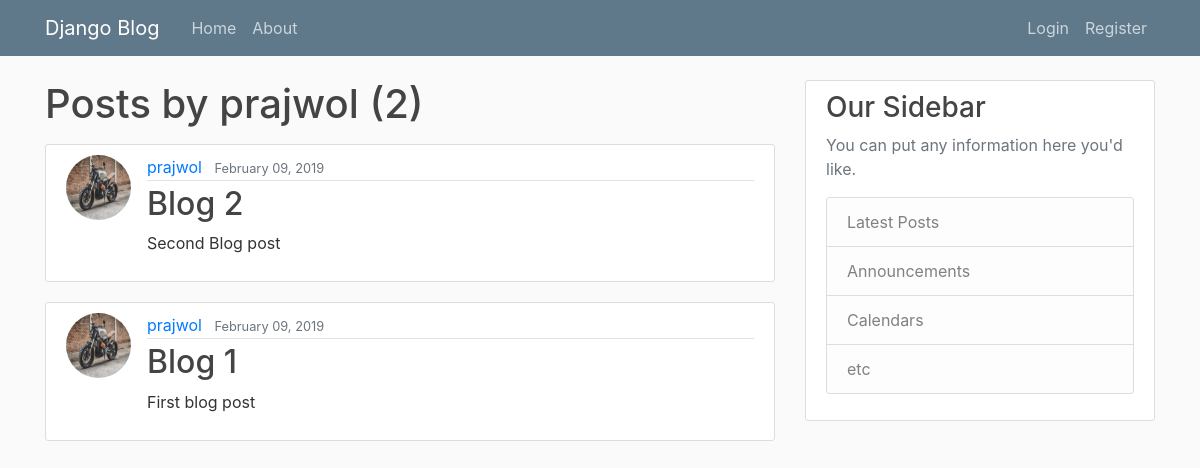
Page /user/prajwol/ on the earlier database version.
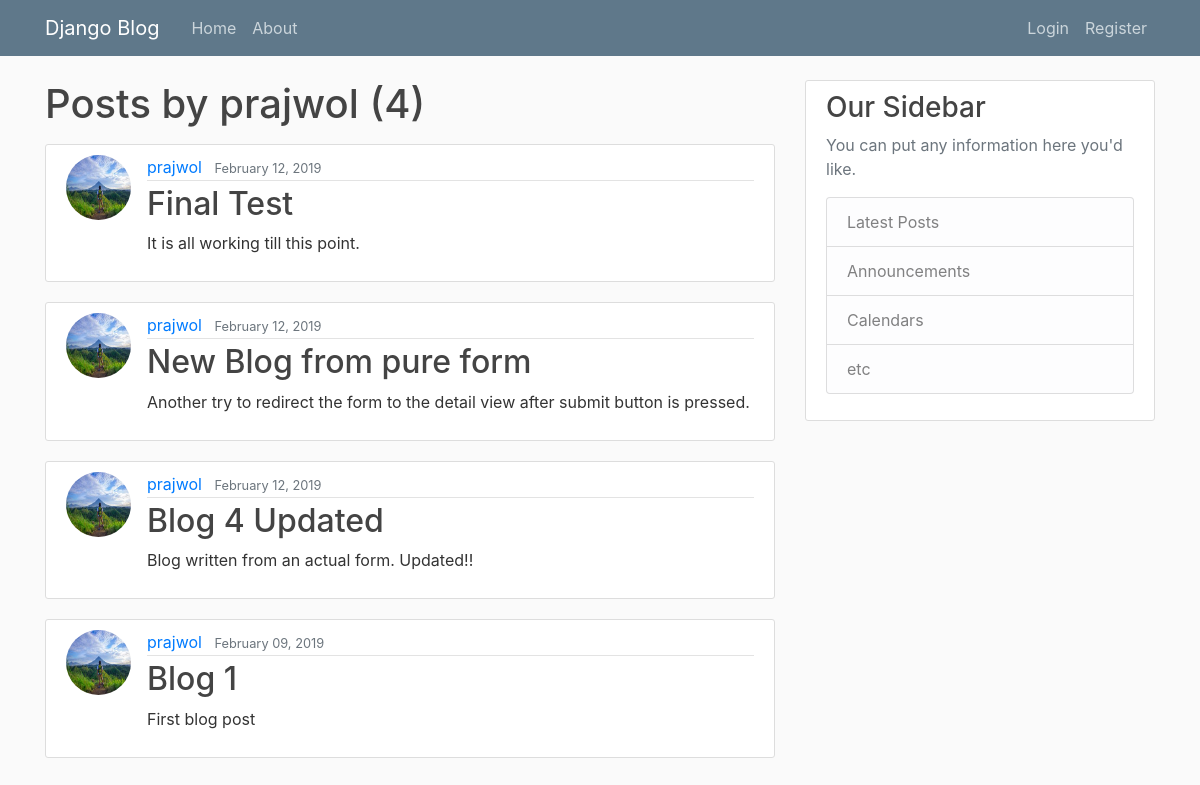
Same page on the later database version.
### blog/models.py (models this page shows, shortened)
class Post(models.Model):
    title = models.CharField(max_length=100)
    content = models.TextField()
    date_posted = models.DateTimeField(default=timezone.now)
    author = models.ForeignKey(User, on_delete=models.CASCADE)

### user/models.py (models this page shows, shortened)
class Profile(models.Model):
    user = models.OneToOneField(User, on_delete=models.CASCADE)
    image = models.ImageField(default='default.jpg', upload_to='profile_pics')

### blog/views.py (the view)
# urls.py: path('user/<str:username>/', UserPostListView.as_view(), name='user-posts'),
class UserPostListView(ListView):
    model = Post
    template_name = 'blog/user_posts.html'
    context_object_name = 'posts'
    paginate_by = 5
    def get_queryset(self):
        user = get_object_or_404(User, username=self.kwargs.get('username'))
        queryset= Post.objects.filter(author = user).order_by('-date_posted')
        return queryset

### blog/templates/blog/user_posts.html (shortened to what this page needs)
{% extends 'blog/base.html' %}
{% block content %}
    <h1 class="mb-3">Posts by {{ view.kwargs.username }} ({{ page_obj.paginator.count }})</h1>
    {% for post in object_list %}
            <article class="media content-section">
                <img class="rounded-circle article-img" src="{{ post.author.profile.image.url }}">
                <div class="media-body">
                    <div class="article-metadata">
                        <a class="mr-2" href="{% url 'user-posts' post.author.username %}">{{ post.author }}</a>
                        <small class="text-muted">{{ post.date_posted|date:"F d, Y" }}</small>
                    </div>
                    <h2><a class="article-title" href="{% url 'post-detail' post.id %}">{{ post.title }}</a></h2>
                    <p class="article-content">{{ post.content }}</p>
                </div>
            </article>
    {% endfor %}
{% endblock content%}

### blog/templates/blog/base.html (shortened to what this page needs)
{% load static %}
<!DOCTYPE html>
<html>
<head>
    <link rel="stylesheet" href="https://maxcdn.bootstrapcdn.com/bootstrap/4.0.0/css/bootstrap.min.css">
    <link rel="stylesheet" type="text/css" href="{% static 'blog/main.css' %}">
</head>
<body>
    <header class="site-header">
            <nav class="navbar navbar-expand-md navbar-dark bg-steel fixed-top">
                <div class="container">
                    <a class="navbar-brand mr-4" href="{% url 'blog-home' %}">Django Blog</a>
                    <div class="collapse navbar-collapse" id="navbarToggle">
                        <div class="navbar-nav mr-auto">
                            <a class="nav-item nav-link" href="{% url 'blog-home' %}">Home</a>
                            <a class="nav-item nav-link" href="{% url 'blog-about' %}">About</a>
                        </div>
                        <div class="navbar-nav">
                            {% if user.is_authenticated %}
                                <a class="nav-item nav-link" href="{% url 'post-create' %}">New Post</a>
                                <a class="nav-item nav-link" href="{% url 'profile' %}">Profile</a>
                                <a class="nav-item nav-link" href="{% url 'logout' %}">Logout</a>
                            {% else %}
                                <a class="nav-item nav-link" href="{% url 'login' %}">Login</a>
                                <a class="nav-item nav-link" href="{% url 'register' %}">Register</a>
                            {% endif %}
                        </div>
                    </div>
                </div>
            </nav>
        </header>
        <main role="main" class="container">
            <div class="row">
                <div class="col-md-8">
                    {% block content %}{% endblock %}
                </div>
                <div class="col-md-4">
                <div class="content-section">
                    <h3>Our Sidebar</h3>
                    <p class='text-muted'>You can put any information here you'd like.
                    <ul class="list-group">
                        <li class="list-group-item list-group-item-light">Latest Posts</li>
                        <li class="list-group-item list-group-item-light">Announcements</li>
                        <li class="list-group-item list-group-item-light">Calendars</li>
                        <li class="list-group-item list-group-item-light">etc</li>
                    </ul>
                    </p>
                </div>
                </div>
            </div>
        </main>
</body>
</html>

### blog/static/blog/main.css (style rules this page uses)
body { background: #fafafa; color: #333333; margin-top: 5rem; }
h1, h2, h3, h4, h5, h6 { color: #444444; }
ul { margin: 0; }
.bg-steel { background-color: #5f788a; }
.site-header .navbar-nav .nav-link { color: #cbd5db; }
.content-section { background: #ffffff; padding: 10px 20px; border: 1px solid #dddddd; border-radius: 3px; margin-bottom: 20px; }
.article-title { color: #444444; }
.article-content { white-space: pre-line; }
.article-img { height: 65px; width: 65px; margin-right: 16px; }
.article-metadata { padding-bottom: 1px; margin-bottom: 4px; border-bottom: 1px solid #e3e3e3 }

Differences in the rows shown:
removed Post: author.profile.image (picture), author "prajwol", date_posted "February 09, 2019", title "Blog 2", content "Second Blog post"
added Post: author.profile.image (picture), author "prajwol", date_posted "February 12, 2019", title "Final Test", content "It is all working till this point."
added Post: author.profile.image (picture), author "prajwol", date_posted "February 12, 2019", title "New Blog from pure form", content "Another try to redirect the form to the detail view after submit button is pressed."
added Post: author.profile.image (picture), author "prajwol", date_posted "February 12, 2019", title "Blog 4 Updated", content "Blog written from an actual form. Updated!!"
changed through a linked row, Post "Blog 1": author.profile.image: a different picture
Other differences:
{{ page_obj.paginator.count }}: "2" → "4"
